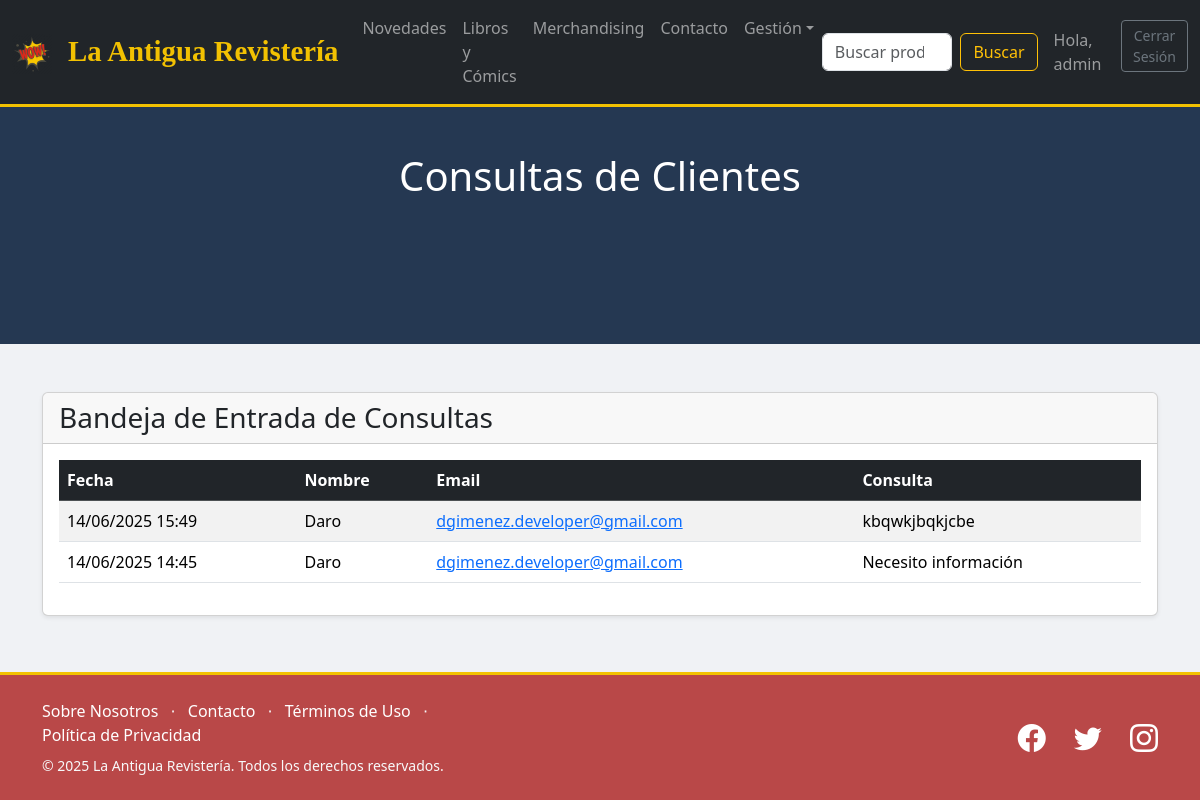
The app's page /consultas/listado/ (signed in) with its own data.
### tienda/models.py (models this page shows, shortened)
class Consulta(models.Model):
    nombre = models.CharField(max_length=100)
    email = models.EmailField()
    consulta = models.TextField()
    fecha = models.DateTimeField(auto_now_add=True)
    class Meta:
        ordering = ['-fecha']
        verbose_name = "Consulta"
        verbose_name_plural = "Consultas"

### tienda/views.py (the view)
# urls.py: path('consultas/listado/', views.ConsultaListView.as_view(), name='consulta_list'),
class ConsultaListView(StaffRequiredMixin, ListView):
    model = Consulta
    template_name = 'tienda/consulta_list.html'
    context_object_name = 'consultas'

### tienda/context_processors.py (called while the page is built)
def importe_total(request):
    carrito = Carrito(request)
    total = 0
    for key, value in carrito.carrito.items():
        total += float(value.get("subtotal", 0))
    return {"importe_total_carrito": total}

### tienda/views.py (called while the page is built)
    def test_func(self):
        return self.request.user.is_authenticated and hasattr(self.request.user, 'perfil') and self.request.user.perfil.rol == 'staff'

### tienda/templates/tienda/consulta_list.html (shortened to what this page needs)
{% extends 'tienda/base.html' %}
{% block header_title %}Consultas de Clientes{% endblock %}
{% block content %}
<div class="card shadow-sm">
    <div class="card-header">
        <h3 class="mb-0">Bandeja de Entrada de Consultas</h3>
    </div>
    <div class="card-body">
        {% if consultas %}
        <div class="table-responsive">
            <table class="table table-striped table-hover">
                <thead class="table-dark">
                    <tr>
                        <th scope="col">Fecha</th>
                        <th scope="col">Nombre</th>
                        <th scope="col">Email</th>
                        <th scope="col">Consulta</th>
                    </tr>
                </thead>
                <tbody>
                    {% for consulta in consultas %}
                    <tr>
                        <td class="text-nowrap">{{ consulta.fecha|date:"d/m/Y H:i" }}</td>
                        <td class="text-nowrap">{{ consulta.nombre }}</td>
                        <td><a href="mailto:{{ consulta.email }}">{{ consulta.email }}</a></td>
                        <td>{{ consulta.consulta }}</td>
                    </tr>
                    {% endfor %}
                </tbody>
            </table>
        </div>
        {% else %}
        <div class="alert alert-success text-center" role="alert">
            <h4 class="alert-heading">¡Bandeja de entrada limpia!</h4>
            <p>No hay consultas pendientes por el momento.</p>
        </div>
        {% endif %}
    </div>
</div>
{% endblock %}

### tienda/templates/tienda/base.html (shortened to what this page needs)
<!DOCTYPE html>
{% load static %}
<html lang="es">
<head>
    <link href="{% static 'tienda/css/bootstrap.min.css' %}" rel="stylesheet">
    <link href="{% static 'tienda/css/bootstrap-icons.min.css' %}" rel="stylesheet">
    <link rel="stylesheet" href="{% static 'tienda/css/custom.css' %}">
</head>
<body>
    <nav class="navbar navbar-expand-lg navbar-dark bg-dark fixed-top">
        <div class="container-fluid">
            <a class="navbar-brand" href="{% url 'tienda:index' %}">
                <img src="{% static 'tienda/img/logo.png' %}" alt="Logo de La Antigua Revistería" style="height:40px;">
            </a>
            <a class="navbar-brand" href="{% url 'tienda:index' %}">La Antigua Revistería</a>
            <div class="collapse navbar-collapse" id="navbarNav">
                <ul class="navbar-nav me-auto mb-2 mb-lg-0">
                    <li class="nav-item"><a class="nav-link" href="{% url 'tienda:novedades_list' %}">Novedades</a></li>
                    <li class="nav-item"><a class="nav-link" href="{% url 'tienda:producto_list' 'libros' %}">Libros y Cómics</a></li>
                    <li class="nav-item"><a class="nav-link" href="{% url 'tienda:producto_list' 'merchandising' %}">Merchandising</a></li>
                    <li class="nav-item"><a class="nav-link" href="{% url 'tienda:consulta_crear' %}">Contacto</a></li>
                     {% if user.is_authenticated and user.perfil.rol == 'staff' %}
                        <li class="nav-item dropdown">
                            <a class="nav-link dropdown-toggle" href="#" role="button" data-bs-toggle="dropdown" aria-expanded="false">Gestión</a>
                        </li>
                    {% endif %}
                </ul>
                <form class="d-flex" role="search" action="{% url 'tienda:index' %}" method="get">
                    <input class="form-control me-2" type="search" placeholder="Buscar productos..." name="buscar" value="{{ request.GET.buscar }}">
                    <button class="btn btn-outline-warning" type="submit">Buscar</button>
                </form>
<ul class="navbar-nav ms-lg-3">
                     {% if user.is_authenticated %}
                        <li class="nav-item d-flex align-items-center">
                            <span class="navbar-text me-3">Hola, {{ user.username }}</span>
                        </li>
                        <li class="nav-item">
                            <form method="post" action="{% url 'tienda:logout' %}">
                                <button type="submit" class="btn btn-outline-secondary btn-sm">Cerrar Sesión</button>
                            </form>
                        </li>
                    {% endif %}
                </ul>
            </div>
        </div>
    </nav>
    <header class="masthead">
        <div class="container position-relative">
            <div class="row justify-content-center">
                <div class="col-xl-8">
                    <div class="text-center">
                        <h1 class="mb-5">{% block header_title %}Bienvenido a nuestra Revistería{% endblock %}</h1>
                    </div>
                </div>
            </div>
        </div>
    </header>
    <main class="container my-5">
        {% block content %}{% endblock %}
    </main>
    <footer class="footer py-4">
    <div class="container">
        <div class="row align-items-center">
            <div class="col-lg-6 text-center text-lg-start mb-4 mb-lg-0">
                <ul class="list-inline mb-2">
                    <li class="list-inline-item"><a href="{% url 'tienda:about_me' %}" class="footer-link">Sobre Nosotros</a></li>
                    <li class="list-inline-item">⋅</li>
                    <li class="list-inline-item"><a href="{% url 'tienda:consulta_crear' %}" class="footer-link">Contacto</a></li>
                    <li class="list-inline-item">⋅</li>
                    <li class="list-inline-item"><a href="#" class="footer-link">Términos de Uso</a></li>
                    <li class="list-inline-item">⋅</li>
                    <li class="list-inline-item"><a href="#" class="footer-link">Política de Privacidad</a></li>
                </ul>
                <p class="small mb-0">© {% now "Y" %} La Antigua Revistería. Todos los derechos reservados.</p>
            </div>
            <div class="col-lg-6 text-center text-lg-end">
                <ul class="list-inline mb-0">
                    <li class="list-inline-item me-4">
                        <a href="#" class="social-icon"><i class="bi bi-facebook fs-3"></i></a>
                    </li>
                    <li class="list-inline-item me-4">
                        <a href="#" class="social-icon"><i class="bi bi-twitter fs-3"></i></a>
                    </li>
                    <li class="list-inline-item">
                        <a href="#" class="social-icon"><i class="bi bi-instagram fs-3"></i></a>
                    </li>
                </ul>
            </div>
        </div>
    </div>
</footer>
</body>
</html>

### tienda/static/tienda/css/custom.css (style rules this page uses)
body { padding-top: 56px; background-color: #f0f2f5; display: flex; flex-direction: column; min-height: 100vh; }
main { flex-grow: 1; }
.masthead { position: relative; background-color: #343a40; background-size: cover; padding-top: 6rem; padding-bottom: 6rem; color: white; }
.masthead:before { content: ""; position: absolute; background-color: rgba(28, 55, 94, 0.6); height: 100%; width: 100%; top: 0; left: 0; }
.navbar { border-bottom: 3px solid #f2c102; }
.navbar-brand { font-weight: bold; font-family: 'Bangers', cursive; font-size: 1.8rem; color: #f2c102 !important; }
.nav-link { transition: color 0.2s; }
footer.footer { background-color: #b94848; color: #f8f9fa; border-top: 3px solid #f2c102; flex-shrink: 0; }
.footer-link { color: #ffffff; text-decoration: none; transition: text-decoration 0.2s ease-in-out; }
.social-icon { color: #ffffff; transition: color 0.2s ease-in-out; }

### records on screen
Consulta: fecha "14/06/2025 15:49", nombre "Daro", email "dgimenez.developer@gmail.com", consulta "kbqwkjbqkjcbe"
Consulta: fecha "14/06/2025 14:45", nombre "Daro", email "dgimenez.developer@gmail.com", consulta "Necesito información"

### other values on screen
{{ user.username }} "admin"
